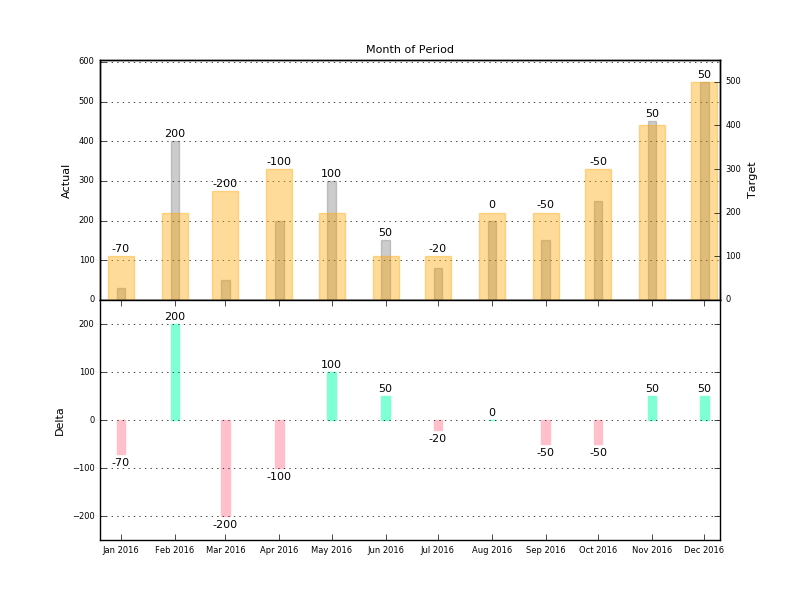

Source code (Python):
import pandas as pd
import matplotlib as mpl
import matplotlib.pyplot as plt
import datetime
import matplotlib.dates as mdates

def main() :
    
    df = pd.read_csv('Data.csv', delimiter=",")
    df['Period'] = pd.to_datetime(df['Period'])

    fig = plt.figure()

    ax1 = fig.add_subplot(211)
    ax1.yaxis.grid()
    max_y_ax1 = df['Actual'].max()  + 55
    ax1.set_ylim([0,max_y_ax1 ])

    ax1_1 = ax1.twinx()
    max_y_ax1_1 = df['Target'].max()  + 50 
    ax1_1.set_ylim([0,max_y_ax1_1 ])

    ax1.bar(df['Period'].values, df['Actual'], color='gray', width = 5, alpha = 0.4, align='center', edgecolor = "gray")
    ax1.tick_params(labelsize=6)
    ax1.axes.get_xaxis().set_visible(False)
    ax1.set_ylabel('Actual', size = 8)
    ax1.set_title('Month of Period', size = 8)  
    rects1 = ax1.patches

    ax1_1.bar(df['Period'].values, df['Target'], color='orange', width = 15, alpha = 0.4,  align='center', edgecolor = "orange")
    ax1_1.tick_params(labelsize=6, labelright=True)
    ax1_1.axes.get_xaxis().set_visible(False)
    ax1_1.set_ylabel('Target', size = 8)
    rects1_1 = ax1_1.patches

    ax2 = fig.add_subplot(212, sharex=ax1)
    ax2.yaxis.grid()
    x= df['Period'].values
    y = df['Actual'] - df['Target']

    colors = []
    for value in list(y): 
        if value < 0:
            colors.append('pink')
        else:
            colors.append('aquamarine')

    ax2.bar(x, y, width = 5, color=colors, align = 'center', edgecolor = colors)
    ax2.tick_params(labelsize=6)
    max_y_ax2 = (df['Actual'] - df['Target']).max() + 50
    min_y_ax2 = (df['Actual'] - df['Target']).min() - 50 
    ax2.set_ylim([min_y_ax2, max_y_ax2])
    ax2.set_xlim([datetime.date(2015, 12, 20), datetime.date(2016, 12,10 )])
    ax2.set_ylabel('Delta', size  = 8)
    rects2 = ax2.patches
    
    plt.subplots_adjust(hspace = .001)
    labels = list(y)

    L1 = list(df['Actual'])
    L2 = list(df['Target'])
    L3 = [max(l1, l2) for l1, l2 in zip(L1, L2)]

    for tx2, label in zip(rects2, labels):
        height = tx2.get_height()
        if float(label) >= 0 : 
            ax2.text(tx2.get_x() + tx2.get_width()/2, height + 5, label, ha='center', va='bottom', size = 8)
        else : 
            ax2.text(tx2.get_x() + tx2.get_width()/2, (height*-1) -30 , label, ha='center', va='bottom', size = 8)

    for tx1,tx1_1, label, l in zip(rects1,rects1_1, labels, L3):

        height = tx1.get_height()
        if label >0:
            ax1.text(tx1.get_x() + tx1.get_width()/2, l + 5, label, ha='center', va='bottom', size = 8)
        else : 
            ax1_1.text(tx1_1.get_x() + tx1_1.get_width()/2, l + 5, label, ha='center', va='bottom', size = 8)
    plt.savefig('Data_python.png')
    
if __name__==  "__main__"  : 
    main()

